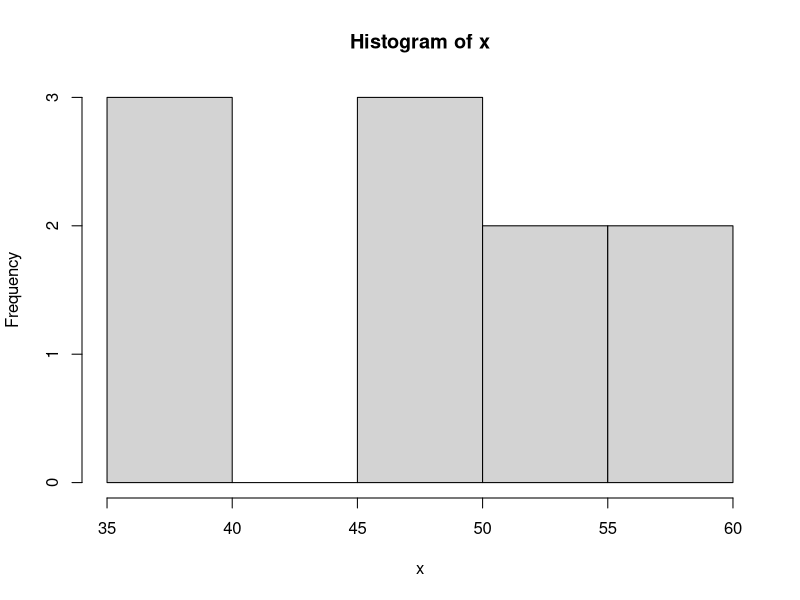
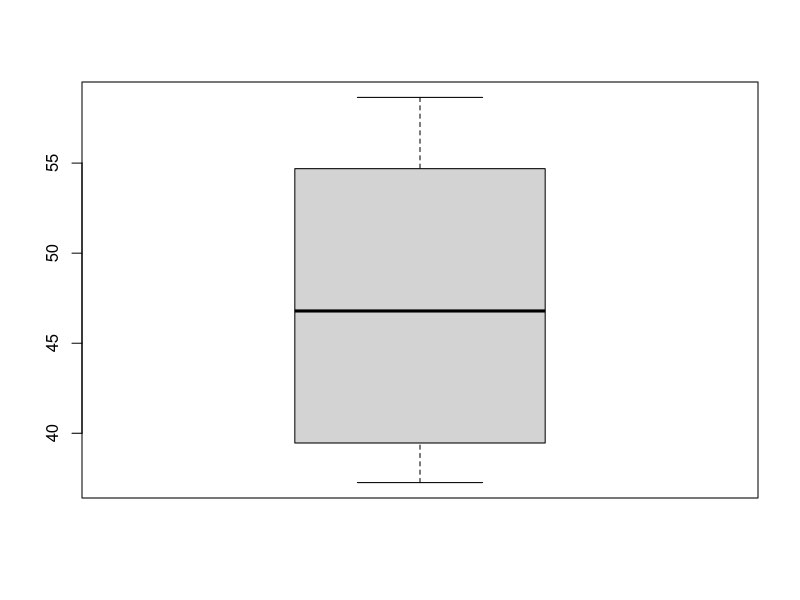

Write R code to recreate these figures, in order.
#http://www.r-tutor.com/elementary-statistics/probability-distributions/student-t-distribution
#http://www.r-tutor.com/elementary-statistics/hypothesis-testing/two-tailed-test-population-mean-known-variance

#http://www.sthda.com/english/wiki/t-test
#https://www.statology.org/generate-normal-distribution-in-r/
#http://www.sthda.com/english/wiki/one-sample-t-test-in-r


#1
# H0 = mu0 = 50.0
# Ha = mu0 < 50.0 (teste unilateral a esquerda)

xbar  = 48.2          # sample mean 
mu0   = 50.0          # hypothesized value 
sigma = 7.81          # sample standard deviation 
n = 10                # sample size 
alpha = 0.01          # 1% of significance 
tcal = (xbar-mu0)/(sigma/sqrt(n)) 
print(tcal)           # test statistic 

ttab = qt(alpha, df=n-1)   # df = degrees of freedom   -> unilateral test 
                           #to do bilateral test use alpha/2 
print(ttab)

if (abs(tcal) > abs(ttab)) {
  print("Rejeita-se H0")

} else {
  print("Aceita-se H0")
}

#2
# H0 = mu0 = 8000
# Ha = mu0 > 8000 (teste unilateral a direita)

xbar  = 8250          # sample mean 
mu0   = 8000          # hypothesized value 
sigma = 145           # population standard deviation 
n = 6                 # sample size 
alpha = 0.05          # 5% of significance 

tcal = (xbar-mu0)/(sigma/sqrt(n)) 
print(tcal)           # test statistic 

ttab = qt(alpha, df=n-1)   # df = degrees of freedom   -> unilateral test 
#to do bilateral test use alpha/2 
print(ttab)

if (abs(tcal) > abs(ttab)) {
  print("Rejeita-se H0")
  
} else {
  print("Aceita-se H0")
}


#3
# H0 = mu0 = 600
# Ha = mu0 < 600 (teste unilateral a esquerda)

xbar  = 596.25        # sample mean 
mu0   = 600           # hypothesized value 
sigma = 14.06         # population standard deviation 
n = 50                # sample size 
alpha = 0.01          # 1% of significance 

tcal = (xbar-mu0)/(sigma/sqrt(n)) 
print(tcal)           # test statistic 

ttab = qt(alpha, df=n-1)   # df = degrees of freedom   -> unilateral test 
#to do bilateral test use alpha/2 
print(ttab)

if (abs(tcal) > abs(ttab)) {
  print("Rejeita-se H0")
} else {
  print("Aceita-se H0")
}

#4
# H0 = mu0 =  0.85
# Ha = mu0 != 0.85 (teste bilateral)

xbar  = 0.87          # sample mean 
mu0   = 0.85          # hypothesized value 
sigma = 0.01          # population standard deviation 
n = 8                 # sample size 
alpha = 0.05          # 5% of significance 

tcal = (xbar-mu0)/(sigma/sqrt(n)) 
print(tcal)           # test statistic 

ttab = qt(alpha/2, df=n-1)   # df = degrees of freedom   -> unilateral test 
#to do bilateral test use alpha/2 
print(ttab)

if (abs(tcal) > abs(ttab)) {
  print("Rejeita-se H0")
} else {
  print("Aceita-se H0")
}


#or generate data using rnorm

xbar <- 48.2  # or whatever your mean is
sd   <- 7.81
n    <- 10    # the number of random values you wish to generate.

# H0 = mu0 = 50.0
# Ha = mu0 < 50.0 (teste unilateral a esquerda)

#set.seed(1)
x <- rnorm(n, xbar, sd) #the function's default standard deviation is already 1
print(x)
mean(x)
median(x)
sd(x)

#library(ggpubr)
hist(x)
boxplot(x)


#one-side 99% confidence interval for mu 
help(t.test)
TEST <- t.test(x, mu=50, alternative = "less", conf.level = 0.99)

attributes(TEST)
TEST$p.value # get the p-value
TEST$parameter # get the degrees of freedom
TEST$statistic # get the t test statistics
